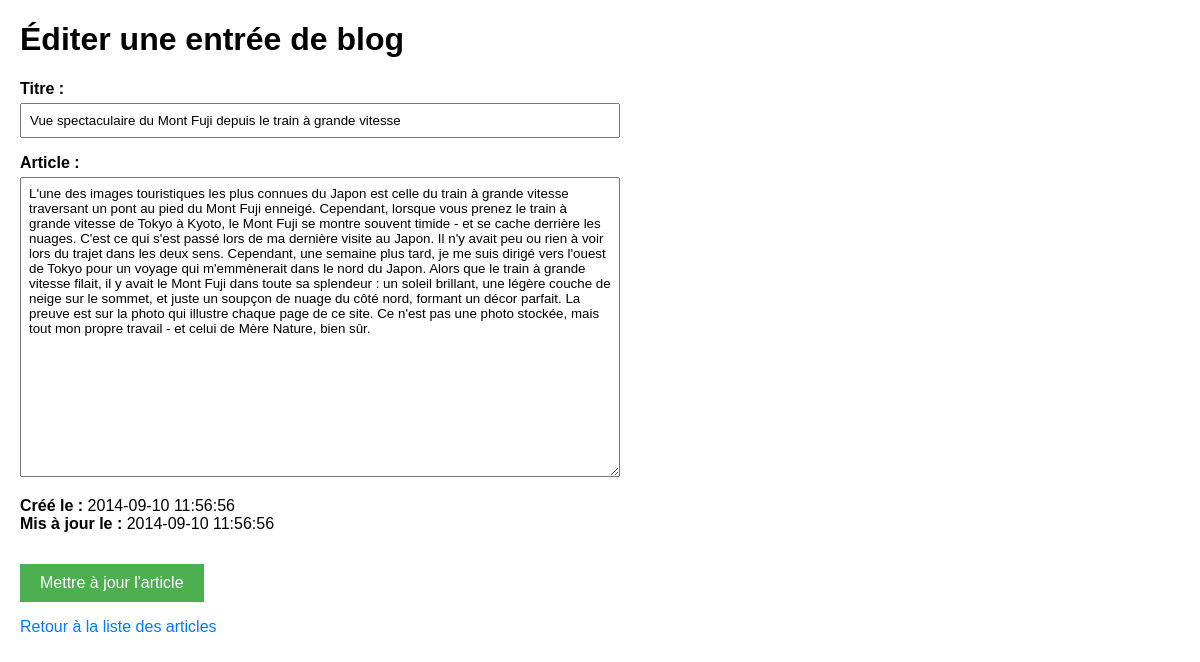
/update_blog.php?id=1, run on the app's committed database.
### tables this page shows
CREATE TABLE IF NOT EXISTS `blog` (
  `article_id` int(10) unsigned NOT NULL AUTO_INCREMENT,
  `title` varchar(255) NOT NULL,
  `article` text NOT NULL,
  `created` timestamp NOT NULL DEFAULT CURRENT_TIMESTAMP,
  `updated` timestamp NOT NULL DEFAULT CURRENT_TIMESTAMP ON UPDATE CURRENT_TIMESTAMP,
  PRIMARY KEY (`article_id`)
);

### Blog.php (called while the page is built, shortened)
<?php
class Blog {
    private $conn;
    public function __construct($connection) {
        $this->conn = $connection;
    }
    public function obtenirArticleById($id) {
        try {
            $sql = "SELECT article_id, title, article, created, updated FROM blog WHERE article_id = ?";
            $stmt = $this->conn->prepare($sql);
            $stmt->execute([$id]);
            return $stmt->fetch(PDO::FETCH_ASSOC);
        } catch (PDOException $e) {
            echo "Erreur lors de la récupération : " . $e->getMessage();
            return null;
        }
    }
}
?>

### update_blog.php (the view, shortened to what this page needs)
<?php
require_once 'connection.php';
require_once 'Blog.php';
$conn = dbConnect();
$blog = new Blog($conn);
$article = null;
if (isset($_GET['id'])) {
    $id = $_GET['id'];
    if (!is_numeric($id)) {
        $error = 'ID invalide.';
    } else {
        $article = $blog->obtenirArticleById($id);
    }
} else {
    $error = 'Aucun ID fourni.';
}
?>
<!DOCTYPE HTML>
<html lang="fr">
<head>
</head>
<body>
<h1>Éditer une entrée de blog</h1>
<?php if ($article !== null): ?>
    <form method="post" action="">
        <p>
            <label for="title">Titre :</label>
            <input name="title" type="text" id="title" value="<?php echo isset($_POST['title']) ? htmlspecialchars($_POST['title']) : htmlspecialchars($article['title']); ?>">
        </p>
        <p>
            <label for="article">Article :</label>
            <textarea name="article" id="article"><?php echo isset($_POST['article']) ? htmlspecialchars($_POST['article']) : htmlspecialchars($article['article']); ?></textarea>
        </p>
        <p>
            <strong>Créé le :</strong> <?php echo htmlspecialchars($article['created']); ?><br>
            <strong>Mis à jour le :</strong> <?php echo htmlspecialchars($article['updated']); ?>
        </p>
        <p>
            <input type="submit" name="update" value="Mettre à jour l'article" id="update">
        </p>
    </form>
<?php endif; ?>
<a href="index.php">Retour à la liste des articles</a>
</body>
</html>

### update_blog.php (style rules this page uses)
body { font-family: Arial, sans-serif; margin: 20px; }
form { max-width: 600px; }
label { display: block; margin-top: 10px; font-weight: bold; }
input[type="text"], textarea { width: 100%; padding: 8px; margin-top: 5px; font-family: Arial, sans-serif; box-sizing: border-box; }
textarea { height: 300px; resize: vertical; }
input[type="submit"] { margin-top: 15px; padding: 10px 20px; background-color: #4CAF50; color: white; border: none; cursor: pointer; font-size: 16px; }
a { display: block; margin-top: 15px; color: #007bff; text-decoration: none; }

### data on the page
blog: title "Vue spectaculaire du Mont Fuji depuis le train à grande vitesse", article "L'une des images touristiques les plus connues du Japon est celle du train à grande vitesse traversant un pont au pied du Mont Fuji enneigé. Cependant, lorsque vous prenez le train à grande vitesse de Tokyo à Kyoto, le Mont Fuji se montre souvent timide - et se cache derrière les nuages. C'est ce qui s'est passé lors de ma dernière visite au Japon. Il n'y avait peu ou rien à voir lors du trajet dans les deux sens. Cependant, une semaine plus tard, je me suis dirigé vers l'ouest de Tokyo pour un voyage qui m'emmènerait dans le nord du Japon. Alors que le train à grande vitesse filait, il y avait le Mont Fuji dans toute sa splendeur : un soleil brillant, une légère couche de neige sur le…", created "2014-09-10 11:56:56", updated "2014-09-10 11:56:56"
